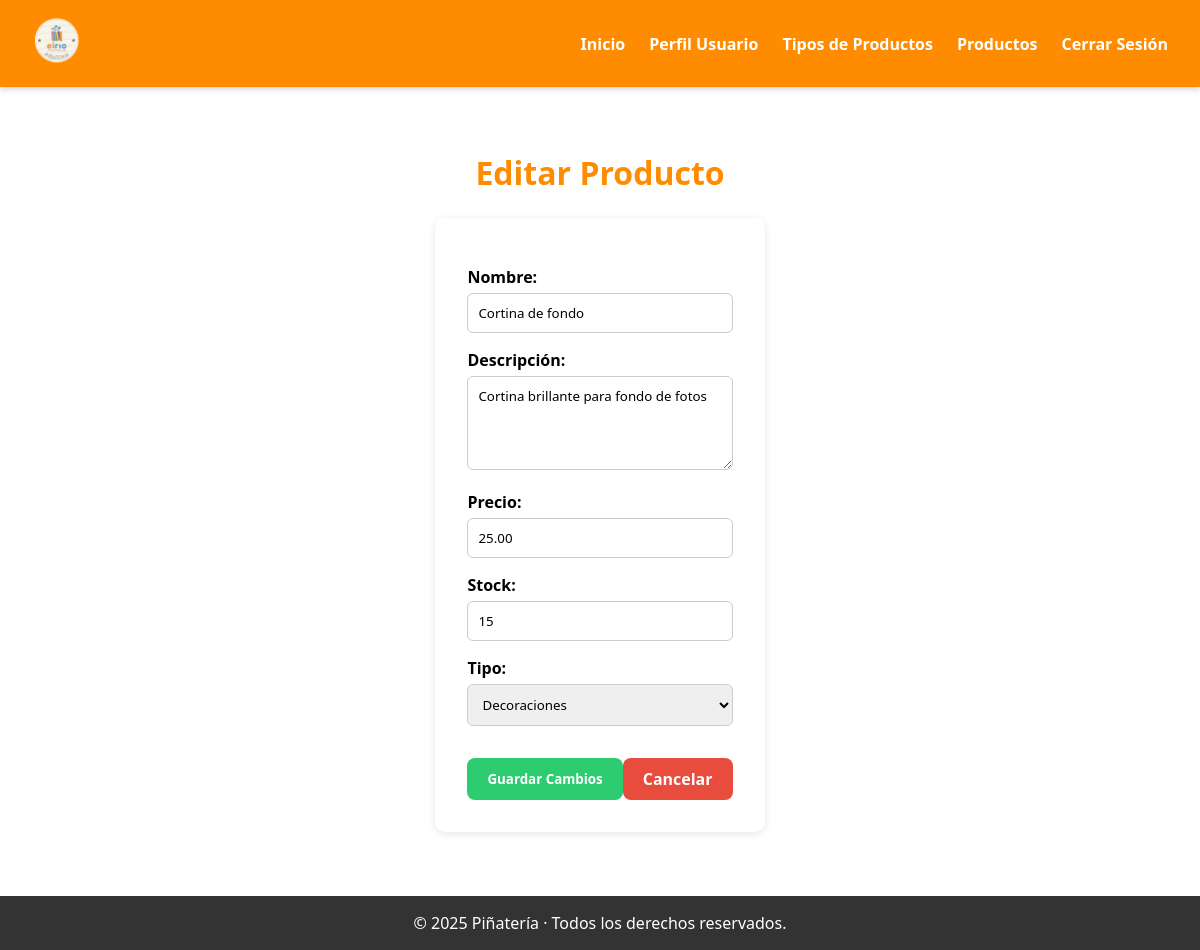
Page /frontend/productos/editar.php?id=18 (signed in) on the committed database.
### tables this page shows
CREATE TABLE `productos` (
  `id` int(11) NOT NULL,
  `nombre` varchar(100) NOT NULL,
  `descripcion` text DEFAULT NULL,
  `precio` decimal(10,2) NOT NULL DEFAULT 0.00,
  `tipo_id` int(11) NOT NULL,
  `stock` int(11) DEFAULT 0,
  `creado_en` timestamp NOT NULL DEFAULT current_timestamp()
);

CREATE TABLE `tipos_productos` (
  `id` int(11) NOT NULL,
  `nombre` varchar(100) NOT NULL,
  `descripcion` text DEFAULT NULL,
  `creado_en` timestamp NOT NULL DEFAULT current_timestamp()
);

### frontend/productos/editar.php (the view, shortened to what this page needs)
<?php
include '../../config/conexion.php';
$id = (int)$_GET['id'];
$stmt = $conexion->prepare("SELECT * FROM productos WHERE id = :id LIMIT 1");
$stmt->execute([':id' => $id]);
$producto = $stmt->fetch(PDO::FETCH_ASSOC);
$tiposStmt = $conexion->query("SELECT id, nombre FROM tipos_productos");
$tipos = $tiposStmt->fetchAll(PDO::FETCH_ASSOC);
?>
<!DOCTYPE html>
<html lang="es">
<head>
    <link rel="stylesheet" href="../../assets/css/productos/produedit.css">
</head>
<body>
    <header>
        <div class="logo">
            <img src="../../assets/img/logo.png" alt="Logo Piñatería">
        </div>
        <nav>
            <ul>
                <li><a href="../../index.php">Inicio</a></li>
                <li><a href="../usuarios/dashboard.php">Perfil Usuario</a></li>
                <li><a href="../tipos_productos/index.php">Tipos de Productos</a></li>
                <li><a href="../productos/index.php">Productos</a></li>
                <li><a href="../usuarios/logout.php">Cerrar Sesión</a></li>
            </ul>
        </nav>
    </header>
    <main>
        <h1>Editar Producto</h1>
        <form method="POST" class="form-producto">
            <label>Nombre:</label>
            <input type="text" name="nombre" value="<?= htmlspecialchars($producto['nombre']) ?>" required>
            <label>Descripción:</label>
            <textarea name="descripcion" rows="4"><?= htmlspecialchars($producto['descripcion']) ?></textarea>
            <label>Precio:</label>
            <input type="number" step="0.01" name="precio" value="<?= $producto['precio'] ?>" required>
            <label>Stock:</label>
            <input type="number" name="stock" value="<?= $producto['stock'] ?>" required>
            <label>Tipo:</label>
            <select name="tipo_id" required>
                <?php foreach ($tipos as $t): ?>
                    <option value="<?= $t['id'] ?>" <?= ($t['id'] == $producto['tipo_id']) ? 'selected' : '' ?>>
                        <?= htmlspecialchars($t['nombre']) ?>
                    </option>
                <?php endforeach; ?>
            </select>
            <div class="acciones">
                <button type="submit" class="btn-guardar">Guardar Cambios</button>
                <a href="index.php" class="btn-cancelar">Cancelar</a>
            </div>
        </form>
    </main>
    <footer>
        <p>&copy; <?= date('Y') ?> Piñatería · Todos los derechos reservados.</p>
    </footer>
</body>
</html>

### assets/css/productos/produedit.css (style rules this page uses)
* { margin: 0; padding: 0; box-sizing: border-box; font-family: 'Segoe UI', Tahoma, Geneva, Verdana, sans-serif; }
html, body { height: 100%; }
body { display: flex; flex-direction: column; min-height: 100vh; }
header { background-color: #ff8c00; color: #fff; padding: 1rem 2rem; display: flex; align-items: center; justify-content: space-between; box-shadow: 0 2px 6px rgba(0,0,0,0.2); }
header .logo img { height: 50px; }
header nav ul { list-style: none; display: flex; gap: 1.5rem; }
header nav ul li a { color: #fff; text-decoration: none; font-weight: bold; transition: 0.3s; }
main { flex: 1; max-width: 900px; margin: 2rem auto; padding: 2rem; text-align: center; }
h1 { margin-bottom: 1.5rem; color: #ff8c00; }
.form-producto { background: white; padding: 2rem; border-radius: 10px; box-shadow: 0 2px 8px rgba(0,0,0,0.1); text-align: left; }
.form-producto label { font-weight: bold; margin-top: 1rem; display: block; }
.form-producto input, .form-producto textarea, .form-producto select { width: 100%; padding: 10px; margin-top: 5px; border-radius: 6px; border: 1px solid #ccc; }
.acciones { margin-top: 2rem; display: flex; justify-content: space-between; }
.btn-guardar { background: #2ecc71; padding: 10px 20px; border: none; color: white; border-radius: 8px; cursor: pointer; font-weight: bold; }
.btn-cancelar { text-decoration: none; background: #e74c3c; padding: 10px 20px; border-radius: 8px; color: white; font-weight: bold; }
footer { background-color: #333; color: #fff; padding: 1rem; text-align: center; }

### rows in the picture
productos: nombre "Cortina de fondo", descripcion "Cortina brillante para fondo de fotos", precio "25.00", stock "15", tipo_id "Decoraciones"
